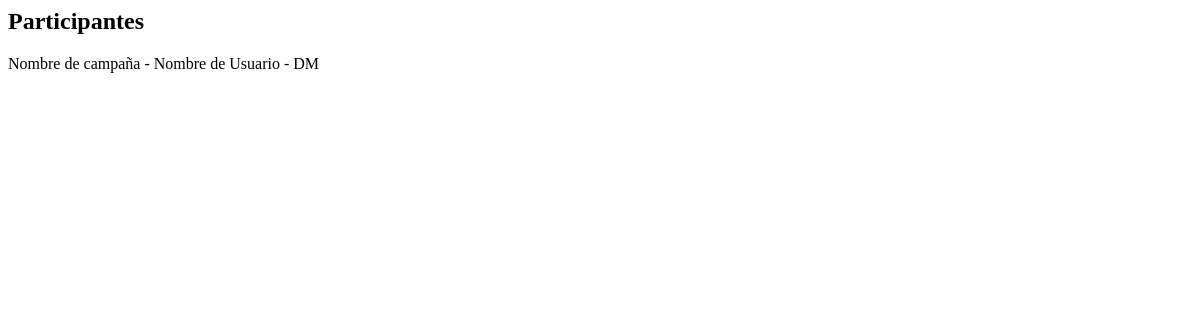
/hojapersonaje/participalist/, run on an earlier commit of the app's database.
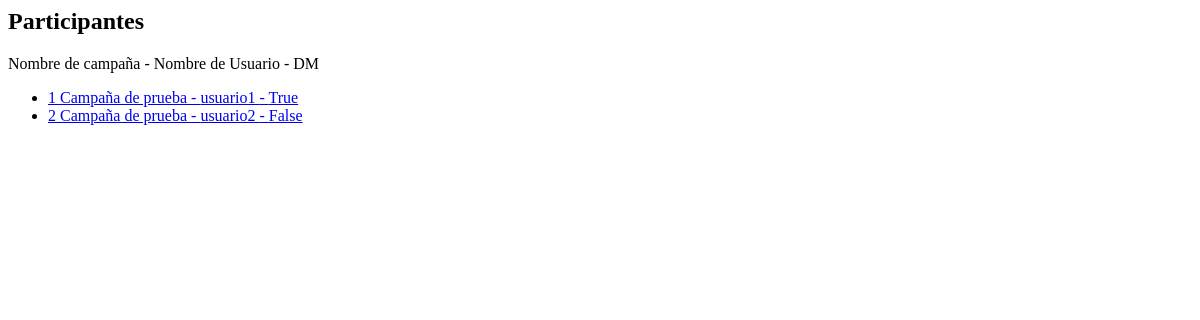
And on a later commit of the database.
### hojapersonaje/models.py (models this page shows, shortened)
class Participa(models.Model):
	idPar = models.AutoField(primary_key=True)
	usuPar = models.OneToOneField(User, on_delete=models.CASCADE)
	camPar = models.ForeignKey(Campaña, on_delete=models.CASCADE)
	dmPar = models.BooleanField(default=False)

class Campaña(models.Model):
	idCam = models.AutoField(primary_key=True)
	nomCam = models.CharField(max_length=100)
	desCam = models.CharField(max_length=5000)
	def __str__(self):
		return self.nomCam

### hojapersonaje/views.py (the view)
# urls.py: path('participalist/', ParticipaList.as_view(), name="participantes"),
class ParticipaList(ListView):
	model = Participa
	template_name="hojapersonaje/participa_list.html"

### hojapersonaje/templates/hojapersonaje/participa_list.html
{% extends "plantilla_base.html" %}
{% block content %}
	<h2>Participantes</h2>
	<p>Nombre de campaña - Nombre de Usuario - DM</p>
	<ul>
		{% for participa in object_list %}
			<li><a href="../participadetail/{{ participa.idPar }}">{{participa.idPar}} {{participa.camPar}} - {{participa.usuPar}} - {{participa.dmPar}}</a></li>
		{% endfor %}
	</ul>
{% endblock %}

### hojapersonaje/templates/plantilla_base.html (shortened to what this page needs)
{% load static %}
<html>
<head>
</head>
<body>
    {% block content %}{% endblock %}
</body>
</html>

What changed in the data, as far as the page shows it:
added Participa: idPar "1", camPar "Campaña de prueba", usuPar "usuario1", dmPar "True"
added Participa: idPar "2", camPar "Campaña de prueba", usuPar "usuario2", dmPar "False"
